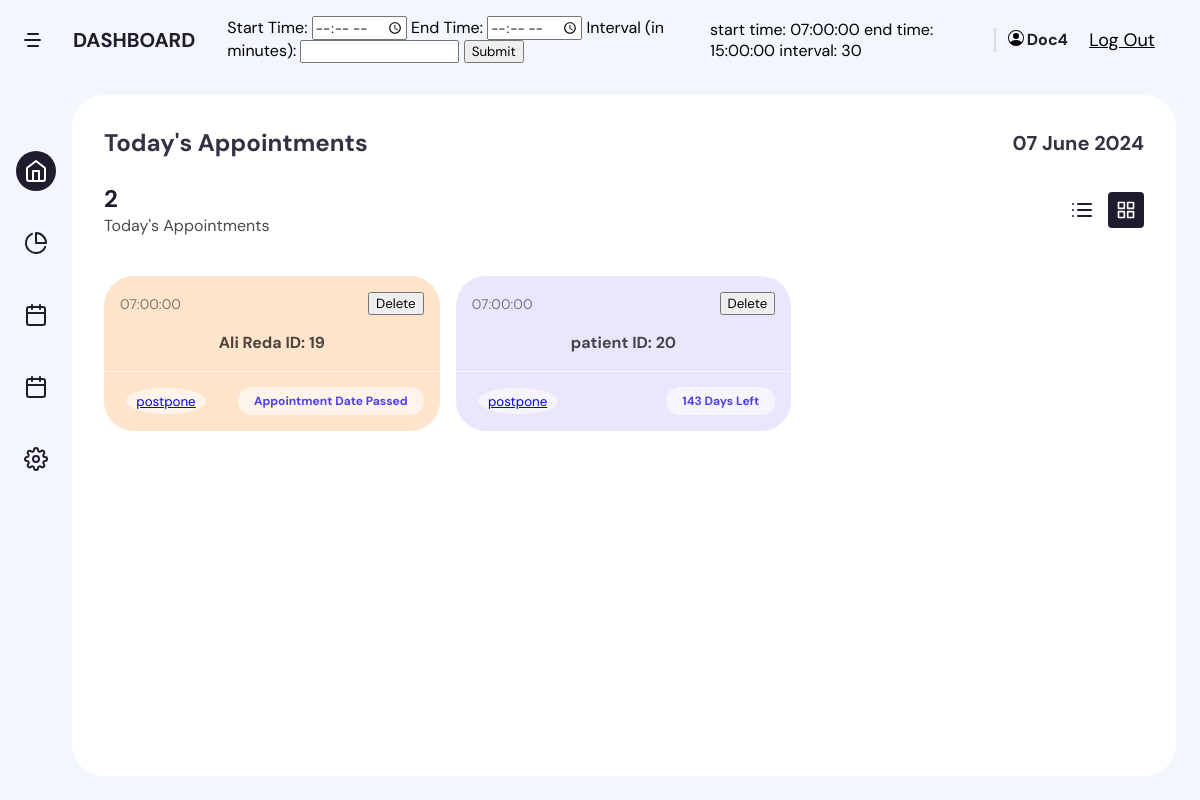
Page /MedLeb/doctor.php (signed in) on the committed database.
### tables this page shows
CREATE TABLE `doctor` (
  `id` int(11) NOT NULL,
  `name` varchar(50) NOT NULL,
  `email` varchar(50) NOT NULL,
  `phone` int(20) NOT NULL,
  `spec` varchar(100) NOT NULL,
  `password` varchar(100) NOT NULL,
  `start_time` time DEFAULT '08:00:00',
  `end_time` time DEFAULT '14:00:00',
  `interval_minutes` int(11) DEFAULT 15
);

CREATE TABLE `appointment` (
  `id` int(11) NOT NULL,
  `d_id` int(11) NOT NULL,
  `p_id` int(11) NOT NULL,
  `day` date NOT NULL,
  `time` time NOT NULL
);

CREATE TABLE `patient` (
  `id` int(50) NOT NULL,
  `name` varchar(50) NOT NULL,
  `email` varchar(50) NOT NULL,
  `password` varchar(100) NOT NULL,
  `dob` date NOT NULL,
  `phone` int(50) NOT NULL,
  `d_id` int(11) DEFAULT NULL
);

### MedLeb/doctor.php (the view, shortened to what this page needs)
<?php
require("config.php");
if (!isset($_COOKIE["id"])) {
    header("Location: signUp_logIn_Form.php");
    exit();
} else {
    $Did = intval($_COOKIE['id']);
}
?>
<!DOCTYPE html>
<html lang="en">
<head>
    <link rel="stylesheet" href="doctor.css">
    <link rel="stylesheet" href="https://maxst.icons8.com/vue-static/landings/line-awesome/line-awesome/1.3.0/css/line-awesome.min.css">
</head>
<body>
    <div class="app-container">
        <div class="app-header">
            <div class="app-header-left">
                <span class="app-icon"></span>
                <p class="app-name">DASHBOARD</p>
                <form action="schedule.php" method="POST">
                    <label for="start_time">Start Time:</label>
                    <input type="time" id="start_time" name="start_time">
                    <label for="end_time">End Time:</label>
                    <input type="time" id="end_time" name="end_time">
                    <label for="interval_minutes">Interval (in minutes):</label>
                    <input type="number" id="interval_minutes" name="interval_minutes" min="1" step="1">
                    <button type="submit">Submit</button>
                </form>
            </div>
            <div class="app-header-left">
                <?php
                $start_time_query = "SELECT start_time FROM doctor WHERE id=$Did";
                $start_time_result = mysqli_query($con, $start_time_query);
                $start_time_row = mysqli_fetch_assoc($start_time_result);
                $start_time = $start_time_row['start_time'];
                $end_time_query = "SELECT end_time FROM doctor WHERE id=$Did";
                $end_time_result = mysqli_query($con, $end_time_query);
                $end_time_row = mysqli_fetch_assoc($end_time_result);
                $end_time = $end_time_row['end_time'];
                $interval_query = "SELECT interval_minutes FROM doctor WHERE id=$Did";
                $interval_result = mysqli_query($con, $interval_query);
                $interval_row = mysqli_fetch_assoc($interval_result);
                $interval = $interval_row['interval_minutes'];
                ?>
                start time: <?php echo "$start_time"; ?>
                end time: <?php echo "$end_time"; ?>
                interval: <?php echo "$interval"; ?>
            </div>
            <div class="app-header-right">
                <button class="profile-btn">
                    <span>
                        <?php
                        $sql = "SELECT name FROM doctor where id=$Did";
                        $result = mysqli_query($con, $sql);
                        $row = mysqli_fetch_array($result);
                        echo $row["name"];
                        ?> </span>
                    <form action="logOut.php" method="post" style="display:flex;">
                        <button type="submit" style="cursor:pointer;border:none;background:none;color:inherit;padding:0;width: 6em;text-decoration: underline;font-size: large;align-self: center;margin:0;">Log Out</button>
                    </form>
                </button>
            </div>
        </div>
        <div class="app-content">
            <div class="app-sidebar">
                <span class="app-sidebar-link nav-button active" onclick="toggleMainContent('home', this)">
                    <svg xmlns="http://www.w3.org/2000/svg" width="24" height="24" viewBox="0 0 24 24" fill="none" stroke="currentColor" stroke-width="2" stroke-linecap="round" stroke-linejoin="round" class="feather feather-home">
                        <path d="M3 9l9-7 9 7v11a2 2 0 0 1-2 2H5a2 2 0 0 1-2-2z" />
                        <polyline points="9 22 9 12 15 12 15 22" />
                    </svg>
                </span>
                <span class="app-sidebar-link nav-button" onclick="toggleMainContent('records', this)">
                    <svg class="link-icon" xmlns="http://www.w3.org/2000/svg" width="24" height="24" fill="none" stroke="currentColor" stroke-linecap="round" stroke-linejoin="round" stroke-width="2" class="feather feather-pie-chart" viewBox="0 0 24 24">
                        <defs />
                        <path d="M21.21 15.89A10 10 0 118 2.83M22 12A10 10 0 0012 2v10z" />
                    </svg>
                </span>
                <span class="app-sidebar-link nav-button" onclick="toggleMainContent('appointments', this)">
                </span>
                <span class="app-sidebar-link nav-button" onclick="toggleMainContent('addRecords', this)">
                </span>
                <span class="app-sidebar-link nav-button" onclick="toggleMainContent('settings', this)">
                </span>
            </div>
            <div class="projects-section" id="home">
                <div class="projects-section-header">
                    <p>Today's Appointments</p>
                    <p class="time"><?php echo date("d F Y"); ?></p>
                </div>
                <div class="projects-section-line">
                    <div class="projects-status">
                        <div class="item-status">
                            <span class="status-number">
                                <?php
                                $sql = "SELECT COUNT(*) as total FROM appointment WHERE d_id = ?";
                                $stmt = $con->prepare($sql);
                                $stmt->bind_param('i', $Did);
                                $stmt->execute();
                                $result = $stmt->get_result();
                                $row = $result->fetch_assoc();
                                echo $row['total'];
                                ?>
                            </span>
                            <span class="status-type">Today's Appointments</span>
                        </div>
                    </div>
                    <div class="view-actions">
                        <button class="view-btn list-view" title="List View">
                        </button>
                        <button class="view-btn grid-view active" title="Grid View">
                        </button>
                    </div>
                </div>
                <div class="project-boxes jsGridView">
                    <?php
                    $sql = "SELECT DISTINCT patient.id AS patient_id, patient.name, patient.phone, appointment.id AS appointment_id, appointment.time, appointment.day FROM patient INNER JOIN appointment ON patient.id = appointment.p_id WHERE appointment.d_id = ? ORDER BY ABS(DATEDIFF(appointment.day, CURDATE()))";
                    $stmt = $con->prepare($sql);
                    $stmt->bind_param('i', $Did);
                    $stmt->execute();
                    $result = $stmt->get_result();
                    if ($result->num_rows > 0) {
                        while ($row = $result->fetch_assoc()) {
                            $appointmentDate = DateTime::createFromFormat('Y-m-d', $row['day']);
                            if ($appointmentDate !== false) {
                                $currentDate = new DateTime();
                                $currentDate->setTime(0, 0);
                                $appointmentDate->setTime(0, 0);
                                $interval = $currentDate->diff($appointmentDate);
                                $daysLeft = $interval->format('%r%a');
                                if ($daysLeft == 0) {
                                    echo '<div class="project-box-wrapper">
                            <div class="project-box" style="background-color: #c8f7dc;">
                                <div class="project-box-header">
                                    <span>' . htmlspecialchars($row["time"]) . '</span>
                                    <button onclick="deleteAppointment(' . $row["appointment_id"] . ')">Delete</button>
                                </div>
                                <div class="project-box-content-header">
                                    <p class="box-content-header">' . htmlspecialchars($row["name"]) . ' ID: ' . htmlspecialchars($row["patient_id"]) . '</p>
                                </div>
                                <div class="project-box-footer">
                                    <div class="participants">
                                    <button class="add-participant" style="color: #ff942e;">
                                    <td style="padding: 1rem 0rem; color: #444;"><a href="tel:+961' . htmlspecialchars($row["phone"]) . '">postpone</a></td>
                                    </button>
                                    </div>
                                    <div class="days-left" style="color: #4f3ff0;">
                                        Today
                                    </div>
                                </div>
                            </div>
                          </div>';
                                } elseif ($daysLeft > 1) {
                                    echo '<div class="project-box-wrapper">
                            <div class="project-box" style="background-color: #e9e7fd;">
                                <div class="project-box-header">
                                    <span>' . htmlspecialchars($row["time"]) . '</span>
                                    <button onclick="deleteAppointment(' . $row["appointment_id"] . ')">Delete</button>
                                </div>
                                <div class="project-box-content-header">
                                <p class="box-content-header">' . htmlspecialchars($row["name"]) . ' ID: ' . htmlspecialchars($row["patient_id"]) . '</p>
                                </div>
                                <div class="project-box-footer">
                                    <div class="participants">
                                        <button class="add-participant" style="color: #ff942e;">
                                        <td style="padding: 1rem 0rem; color: #444;"><a href="tel:+961' . htmlspecialchars($row["phone"]) . '">postpone</a></td>
                                        </button>
                                    </div>
                                    <div class="days-left" style="color: #4f3ff0;">
                                        ' . htmlspecialchars($daysLeft) . ' Days Left
                                    </div>
                                </div>
                            </div>
                          </div>';
                                } elseif ($daysLeft < 0) {
                                    echo '<div class="project-box-wrapper">
                            <div class="project-box" style="background-color: #fee4cb;">
                                <div class="project-box-header">
                                    <span>' . htmlspecialchars($row["time"]) . '</span>
                                    <button onclick="deleteAppointment(' . $row["appointment_id"] . ')">Delete</button>
                                </div>
                                <div class="project-box-content-header">
                                <p class="box-content-header">' . htmlspecialchars($row["name"]) . ' ID: ' . htmlspecialchars($row["patient_id"]) . '</p>
                                </div>
                                <div class="project-box-footer">
                                    <div class="participants">
                                        <button class="add-participant" style="color: #ff942e;">
                                        <td style="padding: 1rem 0rem; color: #444;"><a href="tel:+961' . htmlspecialchars($row["phone"]) . '">postpone</a></td>
                                        </button>
                                    </div>
                                    <div class="days-left" style="color: #4f3ff0;">
                                        Appointment Date Passed
                                    </div>
                                </div>
                            </div>
                          </div>';
                                }
                            }
                        }
                    } else {
                        echo '<p>No appointments found.</p>';
                    }
                    ?>
                </div>
            </div>
        </div>
</body>
</html>

### rows in the picture
doctor: start_time "07:00:00", end_time "15:00:00", interval_minutes "30", name "Doc4"
appointment: time "07:00:00", p.name "Ali Reda", p "19"
appointment: time "07:00:00", p.name "patient", p "20", day "143"

### other values in the picture
$row['total'] "2"
